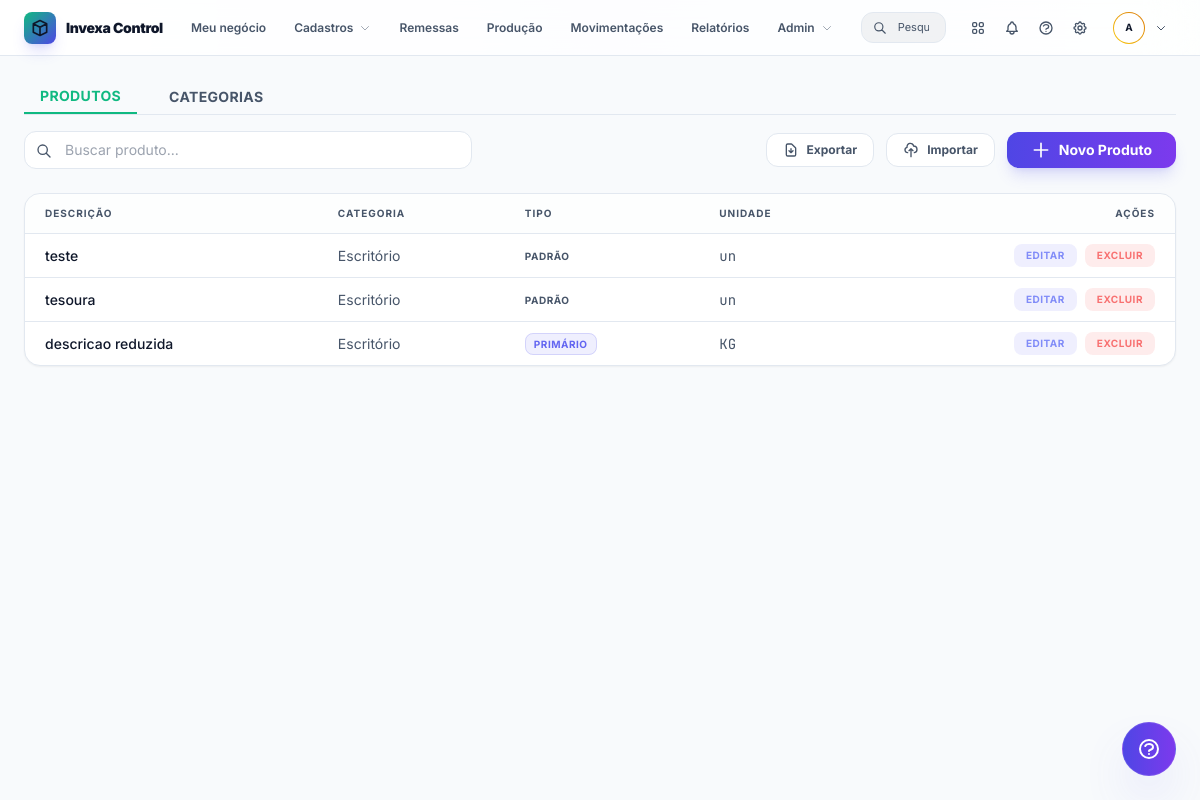
Page /inventory/ (signed in) on the earlier database version.
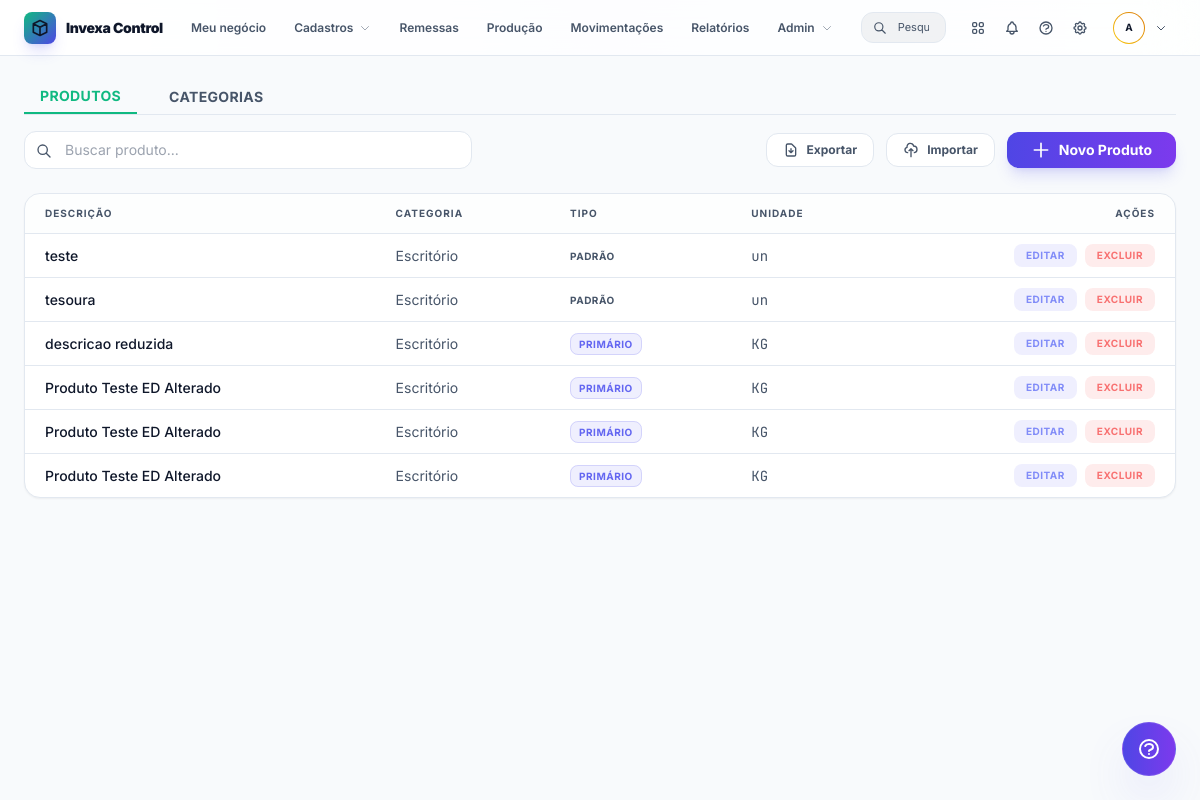
Same page on the later database version.
### app/models/inventory.py (models this page shows)
class Product(Base):
    __tablename__ = "products"
    id = Column(Integer, primary_key=True, index=True)
    sku = Column(String, index=True, nullable=True)
    name = Column(String, index=True) # Descrição Reduzida
    description = Column(String) # Descrição Completa
    unit = Column(String, default="un") # Und, Metro, KG, etc
    current_stock = Column(Float, default=0.0)
    unit_cost = Column(Float, default=0.0) # Custo unitário de compra/produção
    markup_percentage = Column(Float, default=0.0) # Porcentagem de lucro sobre o custo
    is_composite = Column(Boolean, default=False)
    is_primary = Column(Boolean, default=False)
    category_id = Column(Integer, ForeignKey("categories.id"))
    company_id = Column(Integer, ForeignKey("companies.id"))
    company = relationship("Company", back_populates="products")
    category = relationship("Category", back_populates="products")
    movements = relationship("Movement", back_populates="product")
    composition = relationship(
        "ProductComposition",
        foreign_keys="ProductComposition.composite_id",
        backref="composite_product",
        cascade="all, delete-orphan"
    )
    __table_args__ = (UniqueConstraint('sku', 'company_id', name='uix_product_sku_company'),)

class Category(Base):
    __tablename__ = "categories"
    id = Column(Integer, primary_key=True, index=True)
    name = Column(String, index=True)
    company_id = Column(Integer, ForeignKey("companies.id"))
    company = relationship("Company", back_populates="categories")
    products = relationship("Product", back_populates="category")
    __table_args__ = (UniqueConstraint('name', 'company_id', name='uix_category_name_company'),)

### app/api/routers/inventory.py (the view)
@router.get("")
@router.get("/")
async def inventory_view(request: Request, user: User = Depends(login_required), db: Session = Depends(get_db)):
    products = db.query(Product).filter(Product.company_id == user.company_id).all()
    categories = db.query(Category).filter(Category.company_id == user.company_id).all()
    return templates.TemplateResponse("inventory.html", {
        "request": request,
        "user": user,
        "products": products,
        "categories": categories
    })

### app/templates/inventory.html (shortened to what the changed rows need)
{% extends "base.html" %}
{% block content %}
<div class="flex flex-col gap-4" x-data="{
    activeTab: new URLSearchParams(window.location.search).get('tab') || 'products',
    error: new URLSearchParams(window.location.search).get('error')
}">
    <div x-show="activeTab === 'products'" class="flex flex-col gap-6"
        x-transition:enter="transition ease-out duration-300" x-transition:enter-start="opacity-0 translate-y-2"
        x-transition:enter-end="opacity-100 translate-y-0">
        <div class="bg-surface border border-border rounded-2xl overflow-hidden shadow-sm">
            <div class="overflow-x-auto">
                <table class="w-full text-left border-collapse">
                    <thead>
                        <tr class="bg-darker/30 border-b border-border">
                            <th class="px-5 py-3 text-[10px] font-bold text-muted uppercase tracking-widest">
                                Descrição
                            </th>
                            <th class="px-5 py-3 text-[10px] font-bold text-muted uppercase tracking-widest">
                                Categoria
                            </th>
                            <th class="px-5 py-3 text-[10px] font-bold text-muted uppercase tracking-widest">
                                Tipo
                            </th>
                            <th class="px-5 py-3 text-[10px] font-bold text-muted uppercase tracking-widest">
                                Unidade</th>
                            <th class="px-5 py-3 text-[10px] font-bold text-muted uppercase tracking-widest text-right">
                                Ações</th>
                        </tr>
                    </thead>
                    <tbody class="divide-y divide-border">
                        {% for product in products %}
                        <tr class="hover:bg-primary/5 transition-colors group">
                            <td
                                class="px-5 py-2.5 text-sm font-medium text-main group-hover:text-primary transition-colors">
                                {{ product.name }}</td>
                            <td class="px-5 py-2.5 text-sm text-muted">{{ product.category.name if product.category
                                else
                                '-' }}</td>
                            <td class="px-5 py-2.5 text-sm">
                                {% if product.is_composite %}
                                <span
                                    class="px-2 py-1 rounded-lg bg-violet-500/10 text-violet-500 font-bold border border-violet-500/20 text-[10px] uppercase tracking-wider">COMPOSTO</span>
                                {% elif product.is_primary %}
                                <span
                                    class="px-2 py-1 rounded-lg bg-indigo-500/10 text-indigo-500 font-bold border border-indigo-500/20 text-[10px] uppercase tracking-wider">PRIMÁRIO</span>
                                {% else %}
                                <span class="text-muted text-[10px] font-bold uppercase tracking-wider">PADRÃO</span>
                                {% endif %}
                            </td>
                            <td class="px-5 py-2.5 text-sm font-mono text-muted">
                                {{ product.unit }}
                            </td>
                            <td class="px-5 py-2.5 text-right">
                                <div class="flex items-center justify-end gap-2">
                                    <button onclick="openEditModal('{{ product.id }}')"
                                        class="text-indigo-400 hover:text-indigo-300 text-[10px] font-bold transition-colors uppercase tracking-wider bg-indigo-500/10 hover:bg-indigo-500/20 px-3 py-1 rounded-lg">Editar</button>
                                    <button onclick="deleteProduct('{{ product.id }}', '{{ product.name }}')"
                                        class="text-red-400 hover:text-red-300 text-[10px] font-bold transition-colors uppercase tracking-wider bg-red-500/10 hover:bg-red-500/20 px-3 py-1 rounded-lg">Excluir</button>
                                </div>
                            </td>
                        </tr>
                        {% else %}
                        <tr>
                            <td colspan="6" class="px-6 py-12 text-center text-muted text-sm italic">Nenhum produto
                                cadastrado.</td>
                        </tr>
                        {% endfor %}
                    </tbody>
                </table>
            </div>
        </div>
    </div>
</div>
{% endblock %}

Differences in the rows shown:
added Product: name "Produto Teste ED Alterado", category "Escritório", is_composite "PRIMÁRIO", unit "KG"
added Product: name "Produto Teste ED Alterado", category "Escritório", is_composite "PRIMÁRIO", unit "KG"
added Product: name "Produto Teste ED Alterado", category "Escritório", is_composite "PRIMÁRIO", unit "KG"
